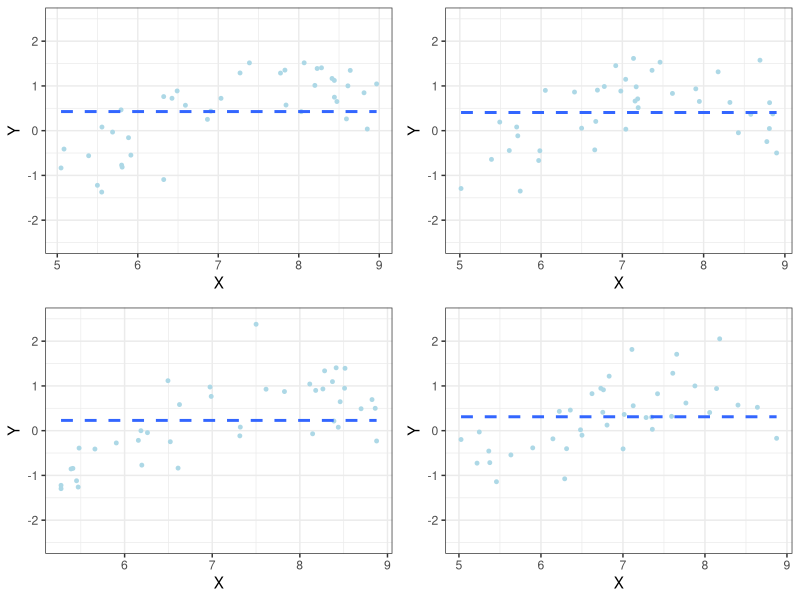
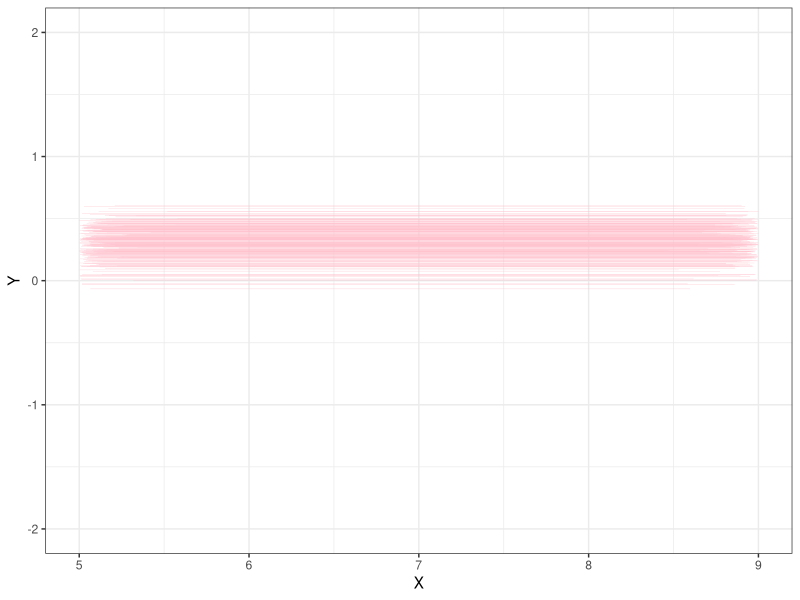
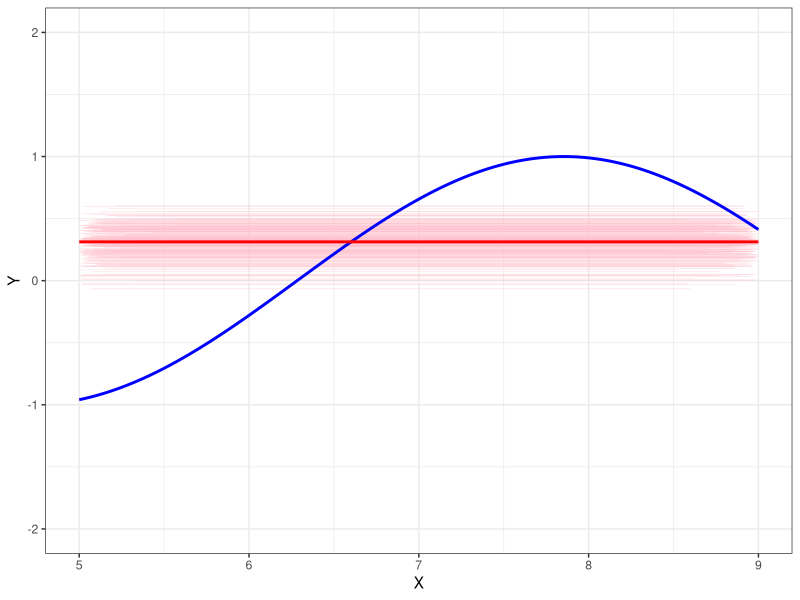

Recreate these plots in R, in order. (Note: a time limit stopped this script after it produced the figures.)
##### Rework with ggplot2 - note that it is very slow this way so changed
##### Ntrains from 1000 to 250

Ntrains <- 250    # Number of training sets to generate
n <- 40           # Number of observations to generate for each training set
dpt <- 5*9*5      # Number of x points to predict over
SD <- 0.5
#
xs <- sort(runif(n, 5, 9))
ys <- sin(xs) + rnorm(n, 0, SD)
DF <- data.frame(xs, ys)
library(ggplot2)
p1 <- ggplot(data = DF, aes(x = xs, y = ys)) + 
  geom_point(size = 1, color = "lightblue") + 
  geom_smooth(method = "lm", formula = y ~ 1, linetype = "dashed", se = FALSE) + 
  theme_bw() +
  lims(y = c(-2.5, 2.5)) + 
  labs(x = "X", y = "Y")
#
xs <- sort(runif(n, 5, 9))
ys <- sin(xs) + rnorm(n, 0, SD)
DF <- data.frame(xs, ys)
library(ggplot2)
p2 <- ggplot(data = DF, aes(x = xs, y = ys)) + 
  geom_point(size = 1, color = "lightblue") + 
  geom_smooth(method = "lm", formula = y ~ 1, linetype = "dashed", se = FALSE) + 
  theme_bw() +
  lims(y = c(-2.5, 2.5)) + 
  labs(x = "X", y = "Y")
#
xs <- sort(runif(n, 5, 9))
ys <- sin(xs) + rnorm(n, 0, SD)
DF <- data.frame(xs, ys)
library(ggplot2)
p3 <- ggplot(data = DF, aes(x = xs, y = ys)) + 
  geom_point(size = 1, color = "lightblue") + 
  geom_smooth(method = "lm", formula = y ~ 1, linetype = "dashed", se = FALSE) + 
  theme_bw() +
  lims(y = c(-2.5, 2.5)) + 
  labs(x = "X", y = "Y")
#
xs <- sort(runif(n, 5, 9))
ys <- sin(xs) + rnorm(n, 0, SD)
DF <- data.frame(xs, ys)
library(ggplot2)
p4 <- ggplot(data = DF, aes(x = xs, y = ys)) + 
  geom_point(size = 1, color = "lightblue") + 
  geom_smooth(method = "lm", formula = y ~ 1, linetype = "dashed", se = FALSE) + 
  theme_bw() +
  lims(y = c(-2.5, 2.5)) + 
  labs(x = "X", y = "Y")
#
gridExtra::grid.arrange(p1, p2, p3, p4, ncol = 2)

##########################################################################


#############################################################################
library(ggplot2)
p <- ggplot(data = data.frame(x = 5:9), aes(x = x)) + 
  stat_function(fun = sin, size = 0, n = 225) + 
  theme_bw() +
  lims(y = c(-2, 2)) + 
  labs(x = "X", y = "Y")
# curve(sin, 5, 9, ylim = c(-2, 2), ylab = "Y", xlab = "X", lwd = 3, type = "n")
yhn <- matrix(NA, Ntrains, dpt)
MSEtest <- numeric(Ntrains)
MSEtrain <- numeric(Ntrains)
for(i in 1:Ntrains){
  xs <- sort(runif(n, 5, 9))
  ys <- sin(xs) + rnorm(n, 0, SD)
  mod1 <- lm(ys ~ 1)
  nys <- predict(mod1)
  NDF <- data.frame(xs, nys)
  # lines(xs, nys, col = "pink", lty = "dashed")
  p <- p + geom_line(data = NDF, aes(x = xs, y = nys), size = 0.1, color = "pink")
  nxs <- seq(5, 9, length = dpt)
  yhn[i, ] <- predict(mod1, newdata = data.frame(xs = nxs))
  yst <- sin(xs) + rnorm(n, 0, SD)
  MSEtest[i] <- mean((yst - nys)^2)
  MSEtrain[i] <- mean((ys - nys)^2)
}
p
yhnbar <- apply(yhn, 2, mean)
# curve(sin, 5, 9, ylim = c(-3, 3), ylab = "Y", xlab = "X", lwd = 3, add = TRUE)
p <- p + stat_function(fun = sin, size = 1, n = 225, color = "blue")
# lines(nxs, yhnbar, col = "red", lwd = 2)
NDF2 <- data.frame(nxs, yhnbar)
p + geom_line(data = NDF2, aes(x = nxs, y = yhnbar), size = 1, color = "red")
avgMSEtest <- mean(MSEtest)
avgMSEtrain <- mean(MSEtrain)
c(avgMSEtest, avgMSEtrain)


###############
Ntrains <- 250

library(ggplot2)
p <- ggplot(data = data.frame(x = 5:9), aes(x = x)) + 
   stat_function(fun = sin, size = 0, n = 225) + 
   theme_bw() +
   lims(y = c(-2, 2)) + 
   labs(x = "X", y = "Y")
# curve(sin, 5, 9, ylim = c(-2, 2), ylab = "Y", xlab = "X", lwd = 3, type = "n")
yhn <- matrix(NA, Ntrains, dpt)
MSEtest <- numeric(Ntrains)
MSEtrain <- numeric(Ntrains)
for(i in 1:Ntrains){
  xs <- sort(runif(n, 5, 9))
  ys <- sin(xs) + rnorm(n, 0, SD)
  mod1 <- lm(ys ~ xs)
  nys <- predict(mod1)
  NDF <- data.frame(xs, nys)
  # lines(xs, nys, col = "pink", lty = "dashed")
  p <- p + geom_line(data = NDF, aes(x = xs, y = nys), size = 0.1, color = "pink")
  nxs <- seq(5, 9, length = dpt)
  yhn[i, ] <- predict(mod1, newdata = data.frame(xs = nxs))
  yst <- sin(xs) + rnorm(n, 0, SD)
  MSEtest[i] <- mean((yst - nys)^2)
  MSEtrain[i] <- mean((ys - nys)^2)
}
p
yhnbar <- apply(yhn, 2, mean)
# curve(sin, 5, 9, ylim = c(-3, 3), ylab = "Y", xlab = "X", lwd = 3, add = TRUE)
p <- p + stat_function(fun = sin, size = 1, n = 225, color = "blue")
# lines(nxs, yhnbar, col = "red", lwd = 2)
NDF2 <- data.frame(nxs, yhnbar)
p + geom_line(data = NDF2, aes(x = nxs, y = yhnbar), size = 1, color = "red")
avgMSEtest <- mean(MSEtest)
avgMSEtrain <- mean(MSEtrain)
c(avgMSEtest, avgMSEtrain)


#####
